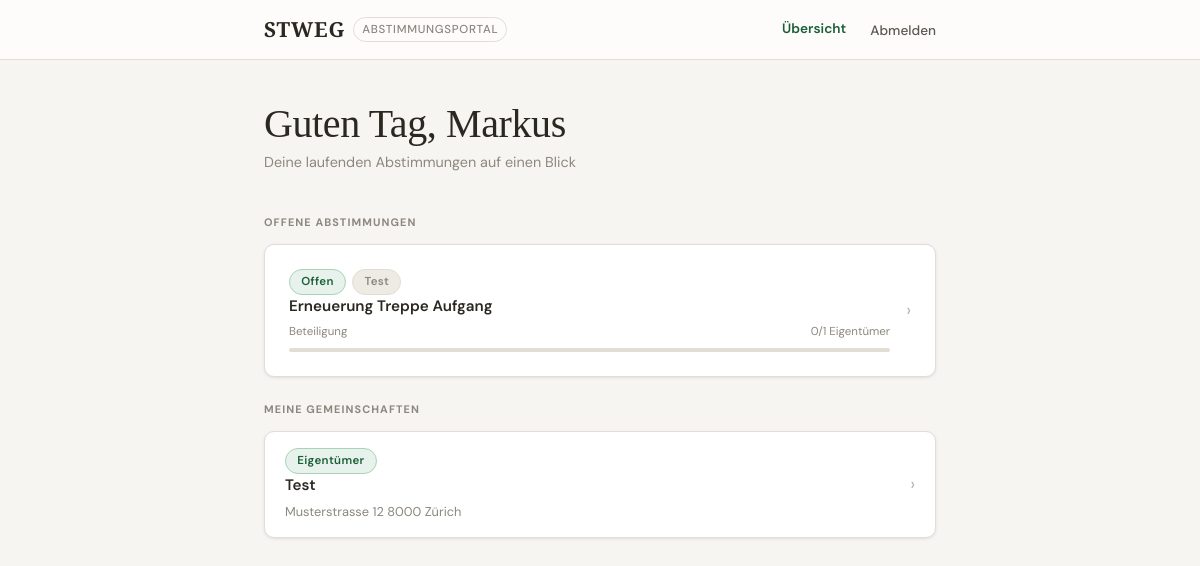
Page /dashboard/ (signed in) on the earlier database version.
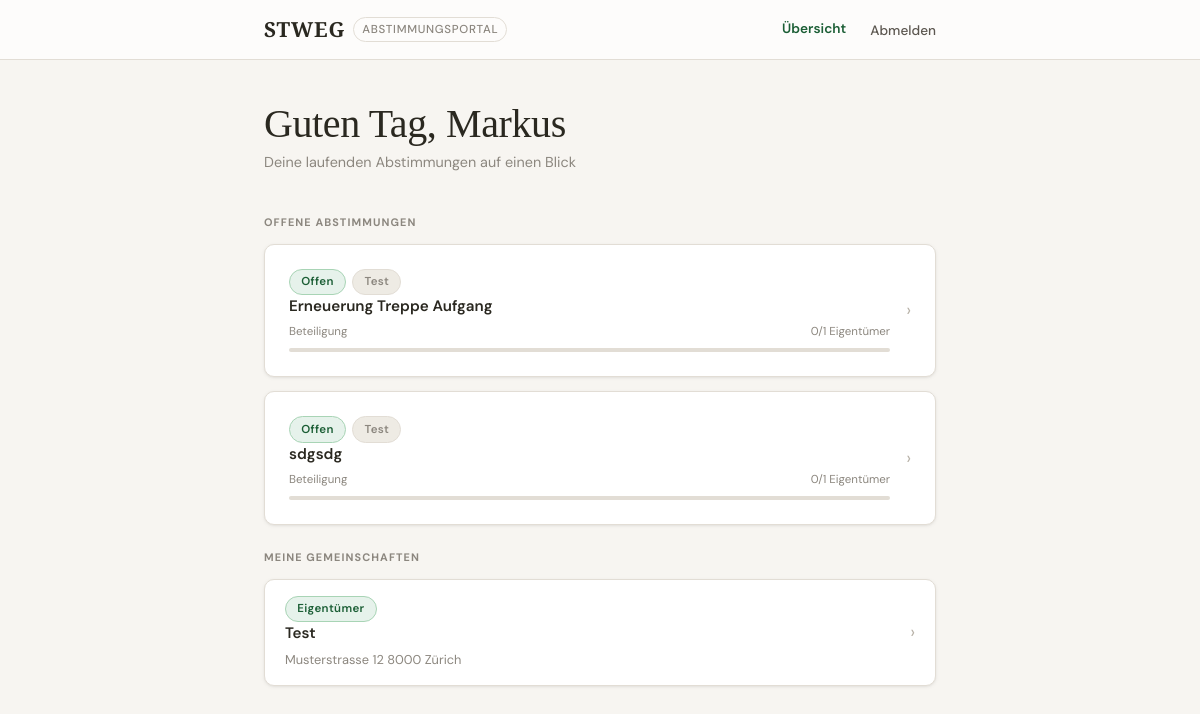
Same page on the later database version.
### voting/models.py (models this page shows, shortened)
class Proposal(models.Model):
    class Status(models.TextChoices):
        DRAFT  = 'draft',  'Entwurf'
        OPEN   = 'open',   'Offen'
        CLOSED = 'closed', 'Abgeschlossen'
    class MajorityType(models.TextChoices):
        SIMPLE    = 'simple',    'Einfaches Mehr (nur Köpfe)'
        ABSOLUTE  = 'absolute',  'Absolutes Mehr (Köpfe + Wertquoten)'
        QUALIFIED = 'qualified', 'Qualifiziertes Mehr (2/3 Köpfe + 2/3 Wertquoten)'
        UNANIMOUS = 'unanimous', 'Einstimmigkeit (alle Eigentümer müssen Ja stimmen)'
    class Area(models.TextChoices):
        ROOF = 'roof', 'Dach'
        FACADE = 'facade', 'Fassade'
        HEATING = 'heating', 'Heizung'
        ELEVATOR = 'elevator', 'Lift'
        STAIRCASE = 'staircase', 'Treppenhaus'
        GARDEN = 'garden', 'Aussenanlage / Garten'
        PARKING = 'parking', 'Parkplatz / Garage'
        WATER = 'water', 'Wasser / Sanitär'
        ELECTRIC = 'electric', 'Elektro'
        OTHER = 'other', 'Sonstiges'
    class ProposalType(models.TextChoices):
        ORDINARY = 'ordinary', 'Ordentliche Verwaltung'
        IMPORTANT = 'important', 'Wichtige Verwaltungshandlung'
        STRUCTURAL = 'structural', 'Bauliche Änderung'
        REGULATION = 'regulation', 'Reglement / Begründungsakt'
        OTHER = 'other', 'Sonstiges'
    community     = models.ForeignKey(Community, on_delete=models.CASCADE, related_name='proposals')
    created_by    = models.ForeignKey(
        User, on_delete=models.SET_NULL, null=True, related_name='created_proposals',
    )
    title         = models.CharField(max_length=300, verbose_name="Titel")
    description   = models.TextField(verbose_name="Beschreibung")
    area = models.CharField(
        max_length=20, choices=Area.choices, blank=True,
        verbose_name='Bereich',
    )
    proposal_type = models.CharField(
        max_length=20, choices=ProposalType.choices, blank=True,
        verbose_name='Art des Antrags',
    )
    cost_estimate = models.DecimalField(
        max_digits=12, decimal_places=2, null=True, blank=True,
        verbose_name='Kostenrahmen (CHF)',
        help_text='Geschätzter oder offertierter Betrag in CHF (optional).',
    )
    majority_type = models.CharField(
        max_length=10, choices=MajorityType.choices, default=MajorityType.ABSOLUTE,
        verbose_name="Mehrheitsart",
    )
    status     = models.CharField(max_length=10, choices=Status.choices, default=Status.DRAFT)
    created_at = models.DateTimeField(auto_now_add=True)
    opened_at  = models.DateTimeField(null=True, blank=True)
    closed_at  = models.DateTimeField(null=True, blank=True)
    deadline   = models.DateTimeField(null=True, blank=True, verbose_name="Abstimmungsfrist")
    def open(self):
        self.status    = self.Status.OPEN
        self.opened_at = timezone.now()
        self.save()
    class Meta:
        verbose_name        = "Antrag"
        verbose_name_plural = "Anträge"
        ordering            = ['-created_at']

class Community(models.Model):
    name       = models.CharField(max_length=200)
    address    = models.TextField()
    created_at = models.DateTimeField(auto_now_add=True)
    created_by = models.ForeignKey(
        User, on_delete=models.SET_NULL, null=True, blank=True,
        related_name='created_communities',
    )
    quorum = models.DecimalField(
        max_digits=5, decimal_places=1, default=Decimal('0'),
        verbose_name="Quorum (‰)",
        help_text="Mindest-Beteiligung in Wertquoten ‰ für gültige Abstimmung (0 = kein Quorum)",
    )
    def is_admin(self, user):
        return (
            self.created_by == user
            or user.is_staff
            or self.memberships.filter(
                user=user, role=CommunityMembership.Role.MANAGER
            ).exists()
        )
    class Meta:
        verbose_name        = "Gemeinschaft"
        verbose_name_plural = "Gemeinschaften"

### voting/views.py (the view)
# urls.py: path('dashboard/',
@login_required
def dashboard(request):
    communities = Community.objects.filter(
        Q(units__owner=request.user)
        | Q(created_by=request.user)
        | Q(memberships__user=request.user)
    ).distinct()
    user_units = Unit.objects.filter(owner=request.user)
    user_unit_ids = set(user_units.values_list('id', flat=True))
    unit_community_map = {u.id: u.community_id for u in user_units}
    proxy_proposal_ids = Proxy.objects.filter(
        delegate=request.user,
        proposal__status=Proposal.Status.OPEN,
    ).values_list('proposal_id', flat=True)
    open_proposals = list(
        Proposal.objects.filter(
            Q(community__in=communities, status=Proposal.Status.OPEN)
            | Q(id__in=proxy_proposal_ids)
        ).distinct().order_by('deadline').select_related('community')
    )
    proxy_map_by_proposal: dict[int, set[int]] = {}  # proposal_id → set of unit_ids
    for p in Proxy.objects.filter(
        delegate=request.user,
        proposal__in=open_proposals,
    ).values('proposal_id', 'unit_id'):
        proxy_map_by_proposal.setdefault(p['proposal_id'], set()).add(p['unit_id'])
    voted_unit_by_proposal: dict[int, set[int]] = {}  # proposal_id → set of voted unit_ids
    for v in Vote.objects.filter(
        proposal__in=open_proposals,
    ).values('proposal_id', 'unit_id'):
        voted_unit_by_proposal.setdefault(v['proposal_id'], set()).add(v['unit_id'])
    voted_counts: dict[int, int] = {}
    unit_counts:  dict[int, int] = {}
    for proposal in open_proposals:
        own_ids   = {uid for uid, cid in unit_community_map.items() if cid == proposal.community_id}
        proxy_ids = proxy_map_by_proposal.get(proposal.id, set())
        all_ids   = own_ids | proxy_ids
        voted     = voted_unit_by_proposal.get(proposal.id, set())
        voted_counts[proposal.id] = len(voted & all_ids)
        unit_counts[proposal.id]  = len(all_ids)
    admin_community_ids = {c.id for c in communities if c.is_admin(request.user)}
    pending_drafts = Proposal.objects.filter(
        community__id__in=admin_community_ids,
        status=Proposal.Status.DRAFT,
    ).exclude(
        created_by=request.user,
    ).select_related('community', 'created_by').order_by('created_at')
    open_tickets = Ticket.objects.filter(
        community__id__in=admin_community_ids,
    ).exclude(
        status__in=[Ticket.Status.DONE, Ticket.Status.ARCHIVED],
    ).select_related('community').order_by('-created_at')
    pending_count = pending_drafts.count()
    communities_with_units_ids = set(
        Unit.objects.filter(community__in=communities)
        .values_list('community_id', flat=True)
        .distinct()
    )
    setup_incomplete_ids = {
        c.id for c in communities
        if c.id in admin_community_ids and c.id not in communities_with_units_ids
    }
    return render(request, 'voting/dashboard.html', {
        'communities':            communities,
        'open_proposals':         open_proposals,
        'voted_counts':           voted_counts,
        'unit_counts':            unit_counts,
        'pending_drafts':         pending_drafts,
        'admin_community_ids':    admin_community_ids,
        'open_tickets':           open_tickets,
        'pending_count':          pending_count,
        'setup_incomplete_ids':   setup_incomplete_ids,
    })

### voting/templatetags/voting_extras.py (called while the page is built)
@register.filter
def get_item(dictionary, key):
    if isinstance(dictionary, dict):
        return dictionary.get(key, 0)
    return 0

### voting/templates/voting/dashboard.html (shortened to what the changed rows need)
{% extends "voting/base.html" %}
{% load voting_extras %}
{% block content %}
<div class="page-header flex-between">
    <div>
        <h1>Guten Tag, {{ user.first_name|default:user.username }}</h1>
    </div>
</div>
{% if open_proposals %}
{% for proposal in open_proposals %}
{% with voted=voted_counts|get_item:proposal.id total=unit_counts|get_item:proposal.id %}
<a href="{% url 'voting:proposal_detail' proposal.pk %}" class="card-link">
    <div class="card card-interactive">
        <div class="flex-between items-center">
            <div class="flex-1">
                <div class="flex items-center gap-xs mb-xs flex-wrap">
                    <span class="badge badge-open">Offen</span>
                    <span class="badge badge-closed">{{ proposal.community.name }}</span>
                </div>
                <div class="card-title">{{ proposal.title }}</div>
                {% if total %}
                <div class="mt-xs">
                    <div class="flex-between" style="margin-bottom:.25rem;">
                        <span class="text-xs text-muted">Beteiligung</span>
                        <span class="text-xs text-muted">{{ voted|default:0 }}/{{ total }} Eigentümer</span>
                    </div>
                    <div class="progress-bar">
                    </div>
                </div>
                {% endif %}
            </div>
            <span class="chevron">›</span>
        </div>
    </div>
</a>
{% endwith %}
{% endfor %}
{% endif %}
{% if communities %}
{% for community in communities %}
<div style="margin-bottom:1rem;">
    {% if community.id in setup_incomplete_ids %}
    <div class="card" style="padding:0;overflow:hidden;border-color:var(--amber-border);">
        <a href="{% url 'voting:proposal_list' community.id %}" class="card-link" style="display:block;">
            <div class="flex-between items-center" style="padding:1rem 1.25rem;">
                <div class="flex-1">
                    <div class="flex items-center gap-xs mb-xs flex-wrap">
                        <span class="badge badge--manager">Verwalter</span>
                        <span class="badge badge-pending">⚙ Setup ausstehend</span>
                    </div>
                    <div class="card-title">{{ community.name }}</div>
                    <div class="card-meta mt-xs">{{ community.address|default:"Noch keine Adresse erfasst" }}</div>
                </div>
                <span class="chevron">›</span>
            </div>
        </a>
        <div style="border-top:1px solid var(--amber-border);padding:.75rem 1.25rem;background:var(--amber-light);display:flex;align-items:center;justify-content:space-between;gap:1rem;flex-wrap:wrap;">
            <span style="font-size:.82rem;color:var(--amber);">
                Noch keine Einheiten erfasst — Setup abschliessen, damit Abstimmungen möglich sind.
            </span>
            <a href="{% url 'voting:community_setup' community.id %}" class="btn btn-outline btn-sm"
               style="white-space:nowrap;border-color:var(--amber);color:var(--amber);">
                Setup abschliessen →
            </a>
        </div>
    </div>
    {% else %}
    <div class="card" style="padding:0;overflow:hidden;">
        <a href="{% url 'voting:proposal_list' community.id %}" class="card-link" style="display:block;">
            <div class="flex-between items-center" style="padding:1rem 1.25rem;">
                <div class="flex-1">
                    <div class="flex items-center gap-xs mb-xs flex-wrap">
                        {% if community.id in admin_community_ids %}
                            <span class="badge badge--manager">Verwalter</span>
                        {% else %}
                            <span class="badge badge--owner">Eigentümer</span>
                        {% endif %}
                    </div>
                    <div class="card-title">{{ community.name }}</div>
                    <div class="card-meta mt-xs">{{ community.address|default:"" }}</div>
                </div>
                <span class="chevron">›</span>
            </div>
        </a>
    </div>
    {% endif %}
</div>
{% endfor %}
{% endif %}
{% endblock %}

Differences in the rows shown:
now on this page (row edited): Proposal: community.name "Test", title "sdgsdg", voted "0", community "1"
